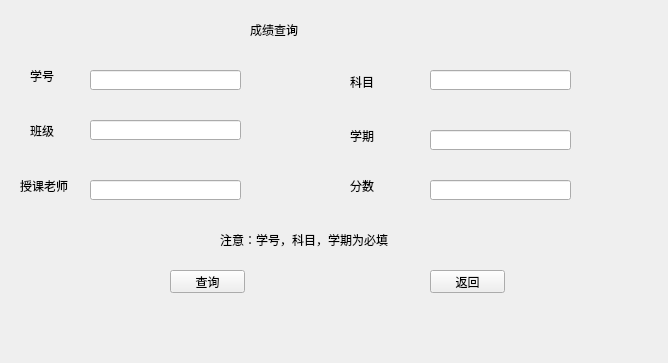
<?xml version="1.0" encoding="UTF-8"?>
<ui version="4.0">
 <class>findscore</class>
 <widget class="QWidget" name="findscore">
  <property name="geometry">
   <rect>
    <x>0</x>
    <y>0</y>
    <width>668</width>
    <height>363</height>
   </rect>
  </property>
  <property name="windowTitle">
   <string>Form</string>
  </property>
  <property name="styleSheet">
   <string notr="true">font: 20pt &quot;Arial&quot;;</string>
  </property>
  <widget class="QLabel" name="label">
   <property name="geometry">
    <rect>
     <x>250</x>
     <y>20</y>
     <width>101</width>
     <height>20</height>
    </rect>
   </property>
   <property name="styleSheet">
    <string notr="true">font: 14pt &quot;Arial&quot;;</string>
   </property>
   <property name="text">
    <string>成绩查询</string>
   </property>
  </widget>
  <widget class="QLabel" name="label_2">
   <property name="geometry">
    <rect>
     <x>30</x>
     <y>60</y>
     <width>61</width>
     <height>31</height>
    </rect>
   </property>
   <property name="styleSheet">
    <string notr="true">font: 9pt &quot;Arial&quot;;</string>
   </property>
   <property name="text">
    <string>学号</string>
   </property>
  </widget>
  <widget class="QLineEdit" name="lineEdit_findscore_id">
   <property name="geometry">
    <rect>
     <x>90</x>
     <y>70</y>
     <width>151</width>
     <height>20</height>
    </rect>
   </property>
   <property name="styleSheet">
    <string notr="true">font: 75 12pt &quot;Aharoni&quot;;</string>
   </property>
  </widget>
  <widget class="QLabel" name="label_3">
   <property name="geometry">
    <rect>
     <x>30</x>
     <y>120</y>
     <width>54</width>
     <height>21</height>
    </rect>
   </property>
   <property name="styleSheet">
    <string notr="true">font: 9pt &quot;Arial&quot;;</string>
   </property>
   <property name="text">
    <string>班级</string>
   </property>
  </widget>
  <widget class="QLineEdit" name="lineEdit_findscore_class">
   <property name="geometry">
    <rect>
     <x>90</x>
     <y>120</y>
     <width>151</width>
     <height>20</height>
    </rect>
   </property>
   <property name="styleSheet">
    <string notr="true">font: 9pt &quot;Arial&quot;;</string>
   </property>
  </widget>
  <widget class="QLabel" name="label_5">
   <property name="geometry">
    <rect>
     <x>350</x>
     <y>72</y>
     <width>54</width>
     <height>20</height>
    </rect>
   </property>
   <property name="styleSheet">
    <string notr="true">font: 9pt &quot;Arial&quot;;</string>
   </property>
   <property name="text">
    <string>科目</string>
   </property>
  </widget>
  <widget class="QLabel" name="label_6">
   <property name="geometry">
    <rect>
     <x>350</x>
     <y>120</y>
     <width>54</width>
     <height>31</height>
    </rect>
   </property>
   <property name="styleSheet">
    <string notr="true">font: 9pt &quot;Arial&quot;;</string>
   </property>
   <property name="text">
    <string>学期</string>
   </property>
  </widget>
  <widget class="QLabel" name="label_7">
   <property name="geometry">
    <rect>
     <x>350</x>
     <y>170</y>
     <width>61</width>
     <height>31</height>
    </rect>
   </property>
   <property name="styleSheet">
    <string notr="true">font: 9pt &quot;Arial&quot;;</string>
   </property>
   <property name="text">
    <string>分数</string>
   </property>
  </widget>
  <widget class="QLineEdit" name="lineEdit_findscore_teacher">
   <property name="geometry">
    <rect>
     <x>90</x>
     <y>180</y>
     <width>151</width>
     <height>20</height>
    </rect>
   </property>
   <property name="styleSheet">
    <string notr="true">font: 9pt &quot;Arial&quot;;</string>
   </property>
  </widget>
  <widget class="QLineEdit" name="lineEdit_findscore_object">
   <property name="geometry">
    <rect>
     <x>430</x>
     <y>70</y>
     <width>141</width>
     <height>20</height>
    </rect>
   </property>
   <property name="styleSheet">
    <string notr="true">font: 9pt &quot;Arial&quot;;</string>
   </property>
  </widget>
  <widget class="QLineEdit" name="lineEdit_findscore_time">
   <property name="geometry">
    <rect>
     <x>430</x>
     <y>130</y>
     <width>141</width>
     <height>20</height>
    </rect>
   </property>
   <property name="styleSheet">
    <string notr="true">font: 9pt &quot;Arial&quot;;</string>
   </property>
  </widget>
  <widget class="QLineEdit" name="lineEdit_findscore_score">
   <property name="geometry">
    <rect>
     <x>430</x>
     <y>180</y>
     <width>141</width>
     <height>20</height>
    </rect>
   </property>
   <property name="styleSheet">
    <string notr="true">font: 9pt &quot;Arial&quot;;</string>
   </property>
  </widget>
  <widget class="QLabel" name="label_4">
   <property name="geometry">
    <rect>
     <x>20</x>
     <y>170</y>
     <width>61</width>
     <height>31</height>
    </rect>
   </property>
   <property name="styleSheet">
    <string notr="true">font: 9pt &quot;Arial&quot;;</string>
   </property>
   <property name="text">
    <string>授课老师</string>
   </property>
  </widget>
  <widget class="QPushButton" name="findscoreButton">
   <property name="geometry">
    <rect>
     <x>170</x>
     <y>270</y>
     <width>75</width>
     <height>23</height>
    </rect>
   </property>
   <property name="styleSheet">
    <string notr="true">font: 9pt &quot;Arial&quot;;</string>
   </property>
   <property name="text">
    <string>查询</string>
   </property>
  </widget>
  <widget class="QPushButton" name="pushButton_findcore_back">
   <property name="geometry">
    <rect>
     <x>430</x>
     <y>270</y>
     <width>75</width>
     <height>23</height>
    </rect>
   </property>
   <property name="styleSheet">
    <string notr="true">font: 9pt &quot;Arial&quot;;</string>
   </property>
   <property name="text">
    <string>返回</string>
   </property>
  </widget>
  <widget class="QLabel" name="label_8">
   <property name="geometry">
    <rect>
     <x>220</x>
     <y>230</y>
     <width>261</width>
     <height>20</height>
    </rect>
   </property>
   <property name="styleSheet">
    <string notr="true">font: 9pt &quot;Arial&quot;;</string>
   </property>
   <property name="text">
    <string>注意：学号，科目，学期为必填</string>
   </property>
  </widget>
 </widget>
 <resources/>
 <connections/>
</ui>
